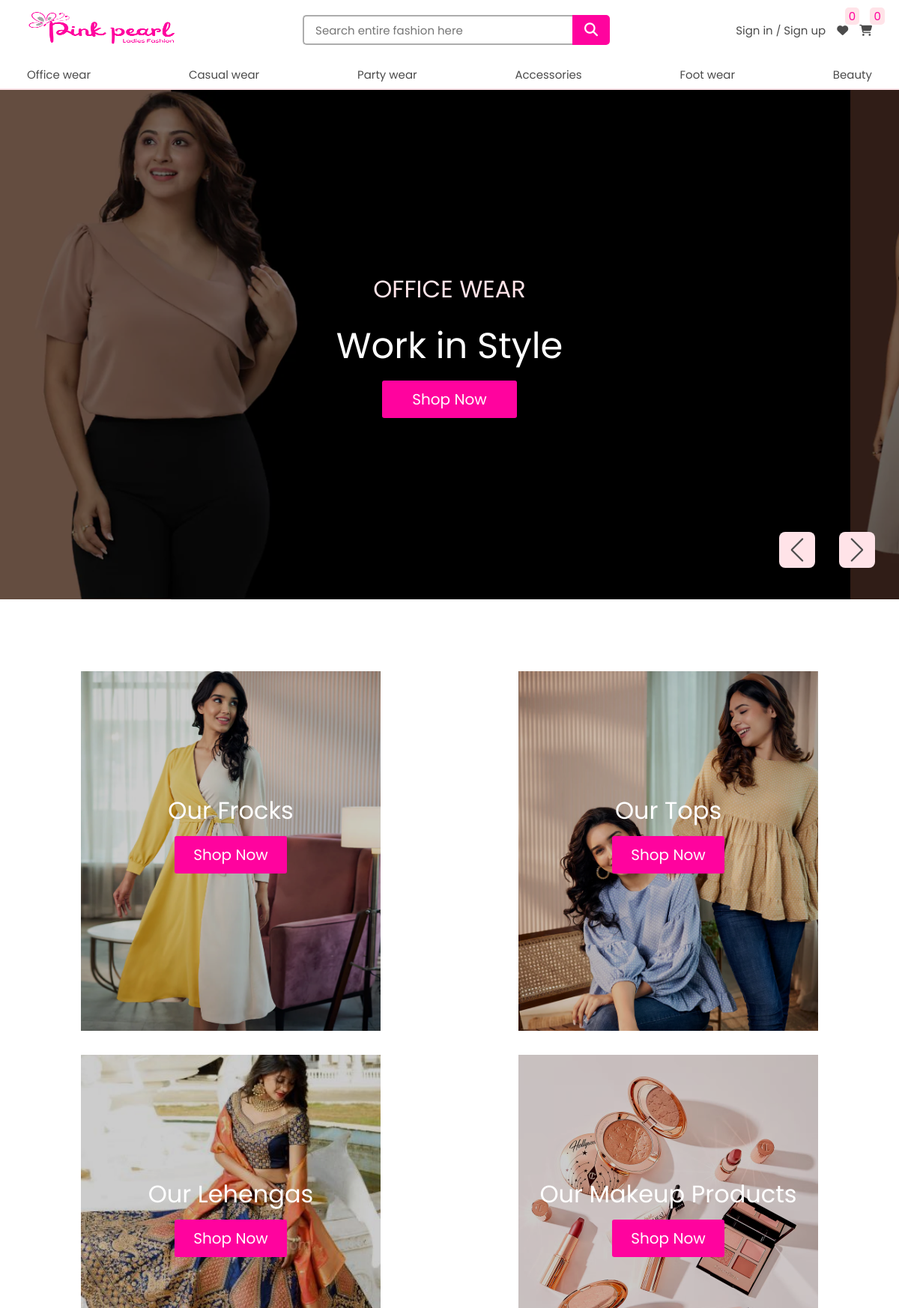
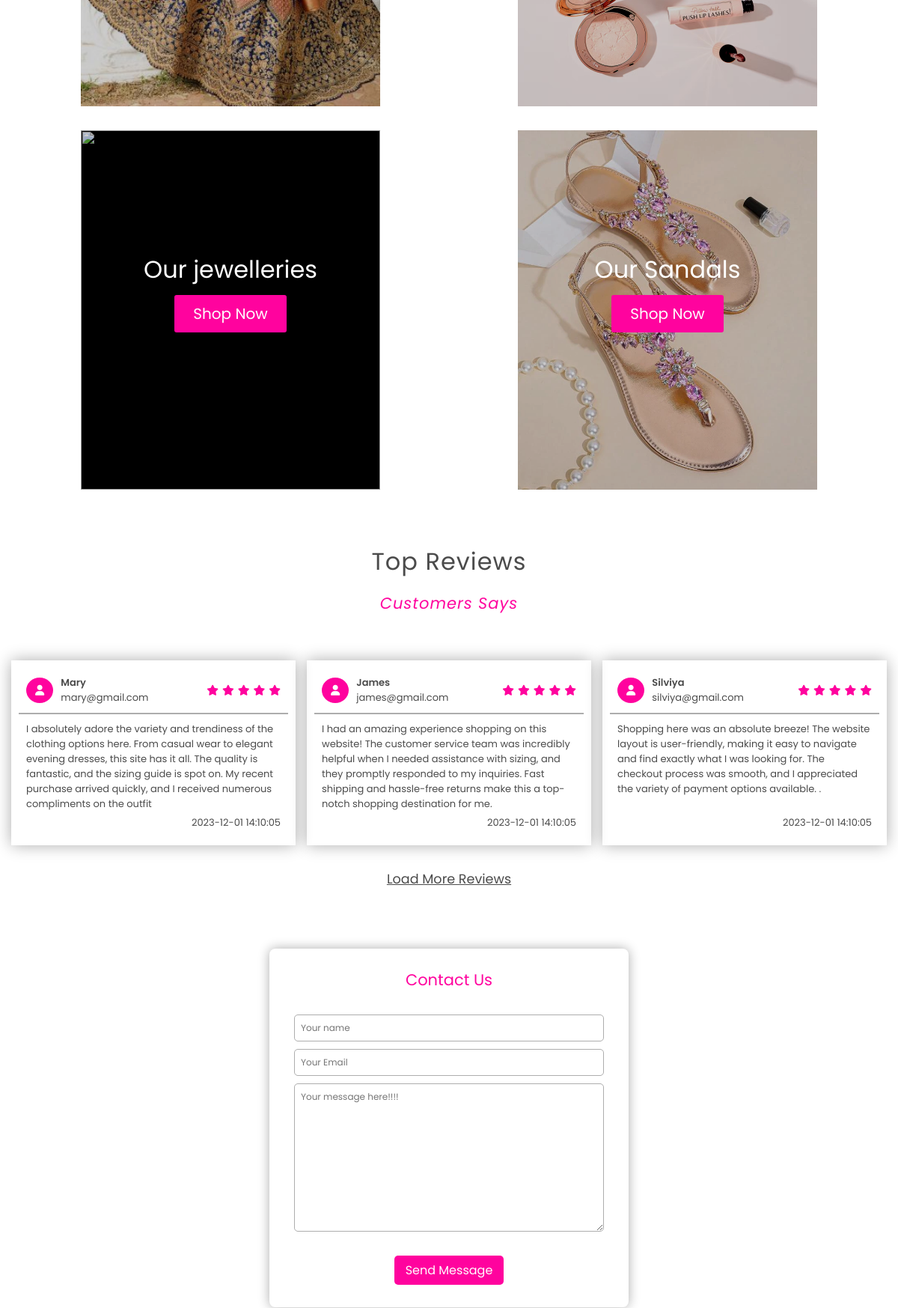
The app's page /shop/index.php (upper part) with its own data (2 pictures, top to bottom).
### tables this page shows
CREATE TABLE `main_category` (
  `main_category_id` int(11) NOT NULL,
  `category_name` varchar(255) NOT NULL,
  `description` varchar(100) NOT NULL,
  `image_url` varchar(255) NOT NULL
);

CREATE TABLE `reviews` (
  `review_id` int(11) NOT NULL,
  `user_id` int(11) NOT NULL,
  `comment` varchar(300) NOT NULL,
  `num_of_stars` int(11) NOT NULL,
  `date` datetime NOT NULL DEFAULT current_timestamp()
);

CREATE TABLE `users` (
  `user_id` int(11) NOT NULL,
  `username` varchar(50) NOT NULL,
  `first_name` varchar(100) NOT NULL,
  `last_name` varchar(100) NOT NULL,
  `phone` varchar(15) NOT NULL,
  `address_line1` text NOT NULL,
  `address_line2` text NOT NULL,
  `email` varchar(100) NOT NULL,
  `password` char(255) NOT NULL,
  `reg_date` date NOT NULL DEFAULT current_timestamp(),
  `user_type` varchar(50) NOT NULL,
  `current_point_balance` int(11) NOT NULL
);

### shop/index.php (the view, shortened to what this page needs)
<?php
  include('../main-header/header.php');
?>
<!DOCTYPE html>
<html lang="en">
<head>
    <link rel="stylesheet" href="https://cdn.jsdelivr.net/npm/swiper@11/swiper-bundle.min.css" />
    <link rel="stylesheet" href="https://cdnjs.cloudflare.com/ajax/libs/font-awesome/6.4.2/css/all.min.css">
    <link rel="stylesheet" href="../index.css">
    <link rel="stylesheet" href="./main-header//header.css">
    <link rel="stylesheet" href="style.css">
</head>
<body>
    <section class="home" id="home">
        <div class="swiper home-slider">
          <div class="swiper-wrapper">
                <?php
                    $main_category_res = mysqli_query($connection, "SELECT * FROM main_category")
                    or die('Category query failed');
                    $main_categories = mysqli_fetch_all($main_category_res, MYSQLI_ASSOC);
                    foreach ($main_categories as $main) {
                      $image = $main['image_url'];$name = $main['category_name'];$description = $main['description'];$id = $main['main_category_id'];
                      echo "<div class='swiper-slide slide' style='background: rgba(0,0,0,0.5)url(../uploadedImages/$image);background-repeat:no-repeat; background-size:cover;background-blend-mode: darken;'>
                              <div class='content'>
                                <span style='text-transform:uppercase;'>$name</span>
                                <h3>$description</h3>
                                <a href='../fashion/fashion.php?main=$id' class='button'>Shop Now</a>
                              </div>
                            </div>";
                    }
                ?>
          </div>
          <div class="swiper-button-next"></div>
          <div class="swiper-button-prev"></div>
        </div>
    </section>
    <section class="banner-container">
      <div class="banner">
          <div class="b-content">
          <h3>Our Frocks</h3>
          <a href="../fashion/fashion.php?sub=32" class="button">Shop Now</a>
        </div>
      </div>
      <div class="banner">
        <div class="b-content">
        <h3>Our Tops</h3>
          <a href="../fashion/fashion.php?sub=28" class="button">Shop Now</a>
        </div>
      </div>
      <div class="banner">
        <div class="b-content">
        <h3>Our Lehengas</h3>
          <a href="../fashion/fashion.php?sub=37" class="button">Shop Now</a>
        </div>
      </div>
      <div class="banner">
          <div class="b-content">
            <h3>Our Makeup Products</h3>
            <a href="../fashion/fashion.php?sub=49" class="button">Shop Now</a>
          </div>
      </div>
      <div class="banner">
          <div class="b-content">
          <h3>Our jewelleries</h3>
            <a href="../fashion/fashion.php?sub=45" class="button">Shop Now</a>
          </div>
      </div>
      <div class="banner">
        <div class="b-content">
          <h3>Our Sandals</h3>
          <a href="../fashion/fashion.php?sub=41" class="button">Shop Now</a>
        </div>
      </div>
    </section>
    <?php
        include '../database/dbconnection.php';
        $all_messages = mysqli_query($connection,"SELECT * from reviews inner join users on (reviews.user_id=users.user_id) LIMIT 3") or die(mysqli_error($conn));
    ?>
    <section id="review">
        <div class="review_heading">
            <h1>Top Reviews</h1>
            <h2>Customers Says</h2>
        </div>
        <div class="review_box_container">
        <?php
            while($row= mysqli_fetch_assoc($all_messages)){
        ?>
            <div class="review_box">
                <div class="box_top">
                    <div class="profile">
                        <span class="profile_img">
                          <i class="fa-solid fa-user"></i>
                        </span>
                        <span class="name_user">
                            <span style="font-weight: 600;"><?php echo $row['username']; ?></span>
                            <span><?php echo $row['email']; ?></span>
                        </span>
                    </div>
                    <div class="reviews">
                                    <?php
                                        for ($i=0; $i < $row['num_of_stars']; $i++) {
                                            echo "<i class='fa-solid fa-star' style='color: var(--pink);'></i>";
                                        }
                                    ?>
                                </div>
                </div>
                <div class="comments">
                    <?php echo $row['comment']; ?>
                </div>
                <div class="date">
                  <?php echo $row['date']; ?>
                </div>
            </div>
          <?php
            }
          ?>
        </div>
        <div class="load-more">
          <a href="review.php">Load More Reviews</a>
        </div>
    </section>
    <?php
    include 'contact.php';
    ?>
    <?php
    include 'about.php';
    ?>
</body>
</html>

### main-header/header.php (shortened to what this page needs)
<?php
    include('../database/dbconnection.php');
    $no_of_wishlist_items = 0;
    $no_of_cart_items = 0;
    $main_category_res = mysqli_query($connection, "SELECT * FROM main_category")
                    or die('Category query failed');
    $main_categories = mysqli_fetch_all($main_category_res, MYSQLI_ASSOC);
?>
<!DOCTYPE html>
<html lang="en">
<head>
    <link rel="stylesheet" href="../index.css">
    <link rel="stylesheet" href="../../Ladies-fashion-full-stack-website//main-header//header.css">
</head>
<body>
    <header>
        <div class="top-header">
            <div class="logo"><a href="../shop/index.php"><img src="../uploadedImages/logo.png" alt="Pink-pearl-logo"></a></div>
            <form class="search laptop-setup " action="../main-header/header.php" method='post'>
                <input type="text" placeholder="Search entire fashion here" name='search-word'><button type="submit" name="search"><i class="fa fa-search" aria-hidden="true"></i></button>
            </form>
            <div class="top-header-right">
                <?php
                    if (isset($_SESSION['isLogged']) && $_SESSION['isLogged']) {
                        echo "<span class='user laptop-setup'>" .
                                 "<a href='../account/logout.php'>sign out</a><a href='../myaccount/rewards.php'><i class='fa fa-user-circle-o' aria-hidden='true'></i></a>" .
                             "</span>";
                    }
                    else {
                        echo "<span class='laptop-setup'><a href='../account/login.php'>Sign in  </a> / <a href='../account/register.php'>Sign up</a></span>";
                    }
                ?>
                <span><a href="../myaccount/wishlist.php"><i class="fa fa-heart" aria-hidden="true"></i></a><span><?php echo $no_of_wishlist_items; ?></span></span>
                <span><a href="../myaccount/cart.php"><i class="fa fa-shopping-cart" aria-hidden="true"></i></a><span><?php echo $no_of_cart_items; ?></span></span>
            </div>
        </div>
        <div class="bottom-header">
            <ul>
                <?php
                    foreach ($main_categories as $main) {
                        echo "<li><a href='../fashion/fashion.php?main=" . $main['main_category_id'] . "'>" . $main['category_name'] . "</a> </li>";
                    }
                ?>
            </ul>
        </div>
    </header>
</body>
</html>

### index.css (style rules this page uses)
* { margin: 0;padding: 0; box-sizing: border-box; font-family: 'Poppins', sans-serif; font-weight: 400; text-decoration: none; list-style-type: none; color: var(--black); outline: none; }
:root { --white: white; --black: rgb(75, 75, 75); --grey: rgb(173, 173, 173); --lightpink: rgb(255, 227, 232); --pink: #FF039E; }
button, .button { padding: 10px 25px; background-color: var(--pink); font-size: 20px; border: none; color: var(--white); cursor: pointer; transition: 0.3s; border-radius: 3px; display: flex; align-items: center; justify-content: center; gap: 10px; }
button i { color: var(--white); }

### main-header/header.css (style rules this page uses)
header { height: 15vh; position: fixed; width: 100%; z-index: 1000; }
.top-header { height: 10vh; padding: 1% 8%; display: flex; align-items: center; justify-content: space-between; background-color: var(--white); }
.top-header .logo img { width: 200px; height: 47px; }
.top-header .search { width: 400px; height: 100%; display: flex; align-items: center; justify-content: center; }
.top-header .search input { padding: 8px 50px 8px 15px; width: 360px; height: 40px; border-radius: 5px 0 0 5px; border: 2px solid var(--grey); border-right: none; font-size: 15px; }
.top-header .search button { height: 40px; width: 40px; display: flex; align-items: center; justify-content: center; border-radius: 0 5px 5px 0; font-size: 18px; color: var(--white); }
.top-header .top-header-right { height: 100%; display: flex; align-items: center; gap: 15px; }
.top-header .top-header-right > span { position: relative; }
.top-header .top-header-right span span { color: var(--pink); background-color: var(--lightpink); position: absolute; top: -80%; padding: 0px 5px; right: -100%; font-size: 15px; border-radius: 5px; }
.bottom-header { height: 5vh; padding: 0 8%; background-color: var(--white); border-bottom: 2px solid var(--lightpink); }
.bottom-header ul { height: 100%; display: flex; align-items: center; justify-content: space-between; width: 100%; }
header a { font-size: 15px; }
header a, header i { transition: 0.3s; cursor: pointer; }
@media all and (max-width:1200px) { .top-header, .bottom-header { padding: 1% 3%; } }

### records on screen
main_category: category_name "Office wear", image_url (picture), category_name "OFFICE WEAR", description "Work in Style"
main_category: category_name "Casual wear"
main_category: category_name "Party wear"
main_category: category_name "Accessories"
main_category: category_name "Foot wear"
main_category: category_name "Beauty"
reviews: user.username "Mary", user.email "mary@gmail.com", num_of_stars 5 (drawn), comment "I absolutely adore the variety and trendiness of the clothing options here. From casual wear to elegant evening dresses, this site has it all. The quality is fantastic, and the sizing guide is spot on. My recent purchase arrived quickly, and I received numerous compliments on the outfit", date "2023-12-01 14:10:05"
reviews: user.username "James", user.email "james@gmail.com", num_of_stars 5 (drawn), comment "I had an amazing experience shopping on this website! The customer service team was incredibly helpful when I needed assistance with sizing, and they promptly responded to my inquiries. Fast shipping and hassle-free returns make this a top-notch shopping destination for me.", date "2023-12-01 14:10:05"
reviews: user.username "Silviya", user.email "silviya@gmail.com", num_of_stars 5 (drawn), comment "Shopping here was an absolute breeze! The website layout is user-friendly, making it easy to navigate and find exactly what I was looking for. The checkout process was smooth, and I appreciated the variety of payment options available. .", date "2023-12-01 14:10:05"

### other values on screen
$no_of_wishlist_items "0"
$no_of_cart_items "0"
